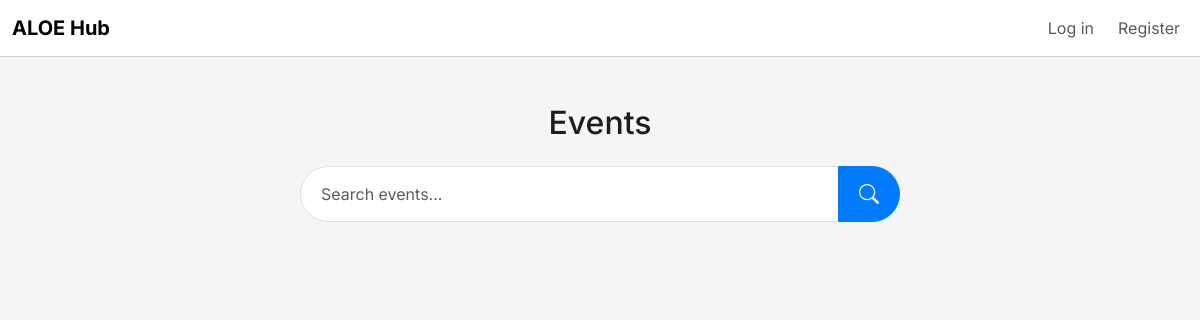
/events/, run on an earlier commit of the app's database.
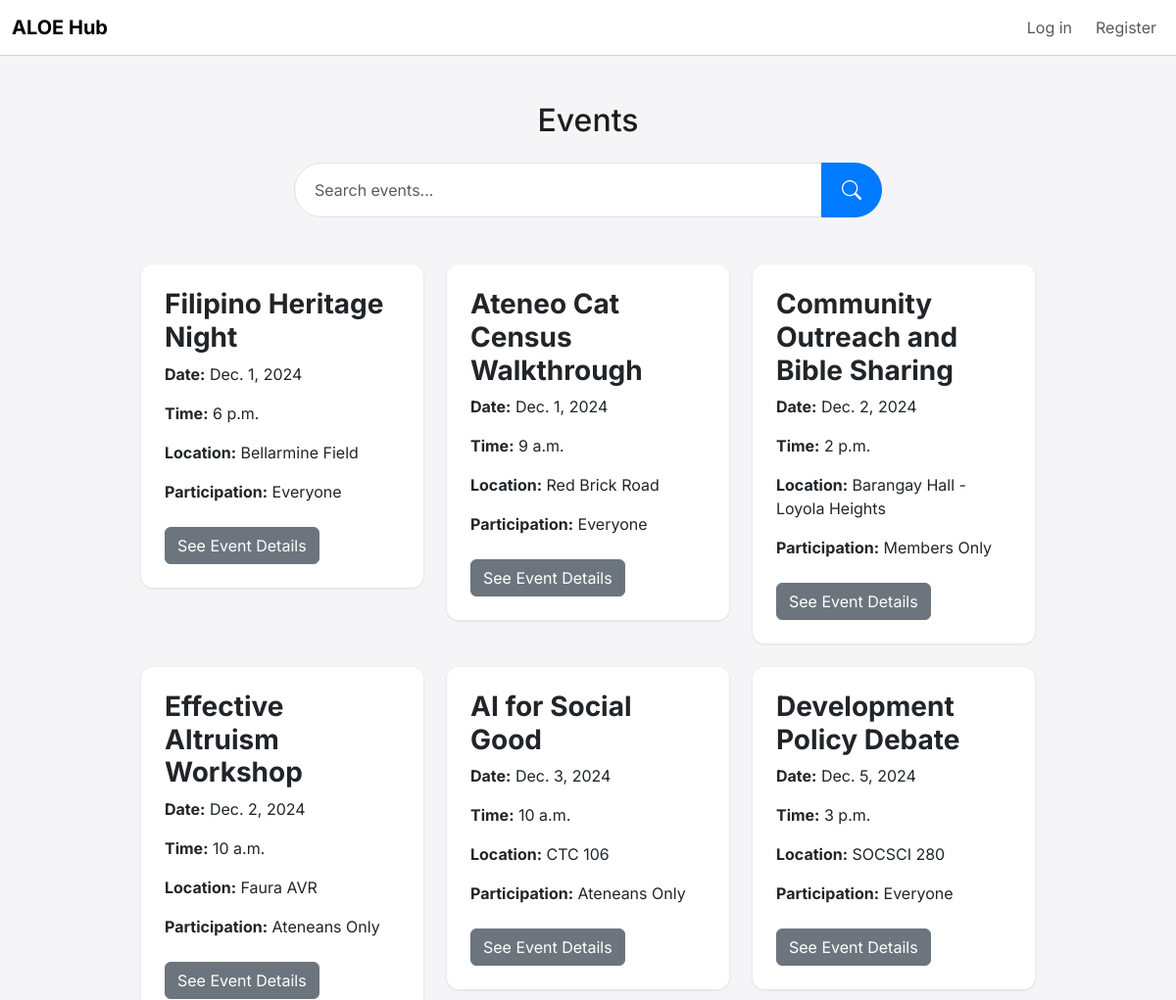
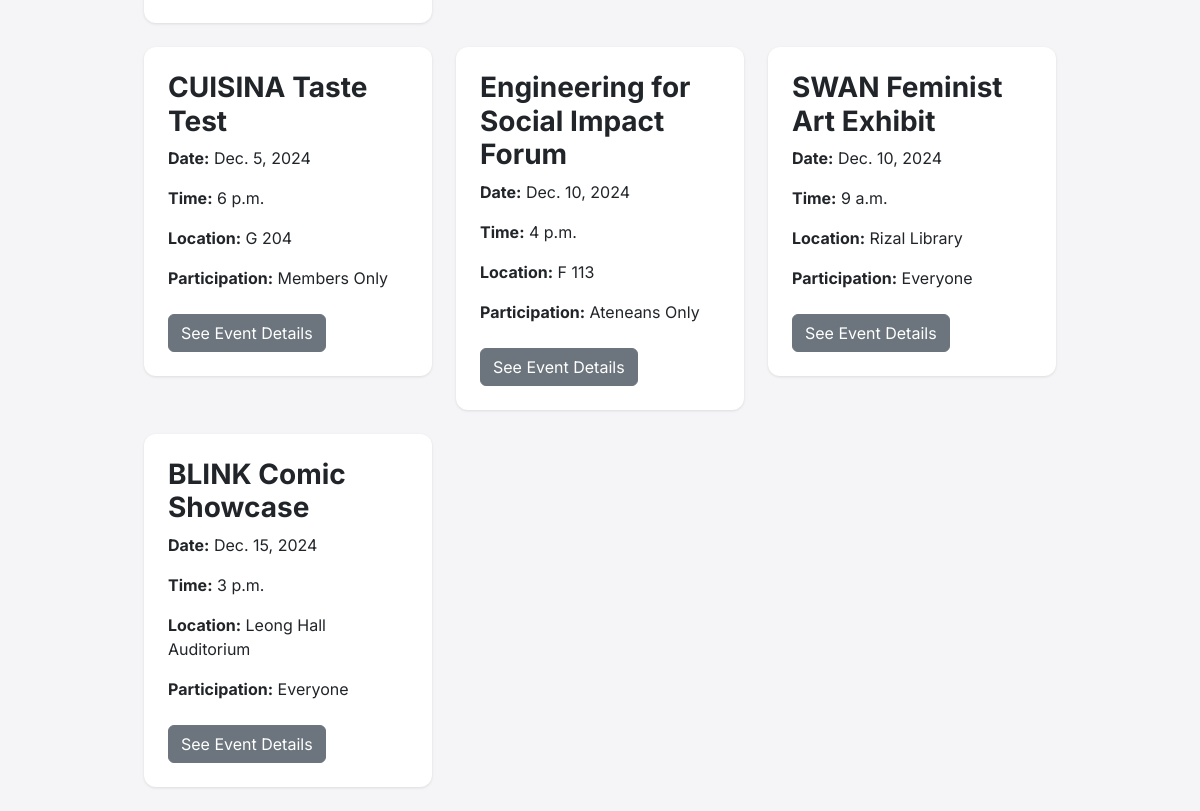
And on a later commit of the database (2 pictures, top to bottom).
### events/models.py (models this page shows, shortened)
class Event(models.Model):
    PARTICIPATION_CHOICES = [
        ('everyone', 'Everyone'),
        ('members', 'Members Only'),
        ('ateneans', 'Ateneans Only'),
    ]
    title = models.CharField(max_length=200)
    description = models.TextField()
    date = models.DateField()
    time = models.TimeField()
    location = models.CharField(max_length=200)
    participation = models.CharField(max_length=10, choices=PARTICIPATION_CHOICES, default='everyone')
    favorited_by = models.ManyToManyField(User, related_name='favorited_events', blank=True)
    created_at = models.DateTimeField(auto_now_add=True)
    updated_at = models.DateTimeField(auto_now=True)

### events/views.py (the view, shortened to what this page needs)
# urls.py: path('', views.event_list, name='event-list'),
def event_list(request):
    query = request.GET.get('q')
    events = Event.objects.all()
    start_time = time.time()
    events = quick_sort(events)
    end_time = time.time()
    elapsed_time = end_time - start_time
    print(f"Quick Sort Algorithm Analysis: O(n log n)")
    print(f"Time taken for sorting: {elapsed_time:.6f} seconds")
    return render(request, 'events/events.html', {'events': events})

### events/views.py (called while the page is built)
def quick_sort(events):
    if len(events) <= 1:
        return events
    pivot = events[len(events) // 2]
    left = [x for x in events if x.date < pivot.date]
    middle = [x for x in events if x.date == pivot.date]
    right = [x for x in events if x.date > pivot.date]
    return quick_sort(left) + middle + quick_sort(right)

### templates/events/events.html (shortened to what this page needs)
{% extends 'base.html' %}
{% block content %}
<div class="container mt-5">
    <h2 class="text-center mb-4">Events</h2>
    <form method="GET" action="{% url 'event-list' %}" class="d-flex justify-content-center mb-5">
        <div class="input-group" style="max-width: 600px;">
            <input type="text" name="q" class="form-control rounded-pill-start" placeholder="Search events..." value="{{ request.GET.q }}" aria-label="Search events">
            <button type="submit" class="btn btn-primary rounded-pill-end">
                <i class="bi bi-search"></i>
            </button>
        </div>
    </form>
    <div class="row">
        {% for event in events %}
            <div class="col-md-4 mb-4">
                <div class="card">
                    <div class="card-body">
                        <h5 class="card-title">{{ event.title }}</h5>
                        <p class="card-text"><strong>Date:</strong> {{ event.date }}</p>
                        <p class="card-text"><strong>Time:</strong> {{ event.time }}</p>
                        <p class="card-text"><strong>Location:</strong> {{ event.location }}</p>
                        <p class="card-text"><strong>Participation:</strong> {{ event.get_participation_display }}</p>
                        <a href="{% url 'event-detail' event.id %}" class="btn btn-secondary mt-2">See Event Details</a>
                    </div>
                </div>
            </div>
        {% endfor %}
    </div>
</div>
{% endblock %}

### templates/base.html (shortened to what this page needs)
{% load static %}
<!DOCTYPE html>
<html lang="en">
<head>
    <link href="https://cdn.jsdelivr.net/npm/bootstrap@5.3.2/dist/css/bootstrap.min.css" rel="stylesheet">
    <link href="https://cdnjs.cloudflare.com/ajax/libs/bootstrap-icons/1.8.1/font/bootstrap-icons.min.css" rel="stylesheet">
    <link href="{% static 'css/styles.css' %}" rel="stylesheet">
</head>
<body>
    <nav class="navbar navbar-expand-lg navbar-light fixed-top">
        <div class="container-fluid">
            <a class="navbar-brand" href="{% url 'home' %}">ALOE Hub</a>
            <div class="collapse navbar-collapse" id="navbarNav">
                <ul class="navbar-nav ms-auto">
                    {% if user.is_authenticated %}
                        <li class="nav-item">
                            <a class="nav-link" href="#">Welcome, {{ user.username }}</a>
                        </li>
                        <li class="nav-item">
                            <a class="nav-link" href="{% url 'event-list' %}">Events</a>
                        </li>
                        <li class="nav-item">
                            <a class="nav-link" href="{% url 'logout' %}">Logout</a>
                        </li>
                    {% else %}
                        <li class="nav-item">
                            <a class="nav-link" href="{% url 'login' %}">Log in</a>
                        </li>
                        <li class="nav-item">
                            <a class="nav-link btn btn-outline-dark ms-2" href="{% url 'register' %}">Register</a>
                        </li>
                    {% endif %}
                </ul>
            </div>
        </div>
    </nav>
    <div class="container mt-5">
        {% block content %}{% endblock %}
    </div>
</body>
</html>

### static/css/styles.css (style rules this page uses)
body { font-family: 'Inter', sans-serif; background-color: #f5f5f7; color: #1d1d1f; padding-top: 56px; }
.navbar { background-color: #ffffff; border-bottom: 1px solid #d1d1d6; }
.navbar-brand { font-weight: 700; }
.btn-primary { background-color: #007aff; border-color: #007aff; }
.card { border: none; border-radius: 12px; box-shadow: 0 1px 3px rgba(0, 0, 0, 0.1); }
.card-body { padding: 1.5rem; }
.container { max-width: 960px; }
.card-title { font-size: 1.75rem; font-weight: 700; }
.card-text { font-size: 1rem; line-height: 1.5; }
.input-group .form-control { border-radius: 50px 0 0 50px; padding: 0.75rem 1.25rem; font-size: 1rem; }
.input-group .btn { border-radius: 0 50px 50px 0; padding: 0.75rem 1.25rem; font-size: 1rem; }
.input-group .btn .bi-search { font-size: 1.25rem; }

### templates/base.html (style rules this page uses)
body { font-family: 'Inter', sans-serif; }

What changed in the data, as far as the page shows it:
added Event: title "Filipino Heritage Night", date "Dec. 1, 2024", time "6 p.m.", location "Bellarmine Field", participation "Everyone"
added Event: title "Ateneo Cat Census Walkthrough", date "Dec. 1, 2024", time "9 a.m.", location "Red Brick Road", participation "Everyone"
added Event: title "Community Outreach and Bible Sharing", date "Dec. 2, 2024", time "2 p.m.", location "Barangay Hall - Loyola Heights", participation "Members Only"
added Event: title "Effective Altruism Workshop", date "Dec. 2, 2024", time "10 a.m.", location "Faura AVR", participation "Ateneans Only"
added Event: title "AI for Social Good", date "Dec. 3, 2024", time "10 a.m.", location "CTC 106", participation "Ateneans Only"
added Event: title "Development Policy Debate", date "Dec. 5, 2024", time "3 p.m.", location "SOCSCI 280", participation "Everyone"
added Event: title "CUISINA Taste Test", date "Dec. 5, 2024", time "6 p.m.", location "G 204", participation "Members Only"
added Event: title "Engineering for Social Impact Forum", date "Dec. 10, 2024", time "4 p.m.", location "F 113", participation "Ateneans Only"
added Event: title "SWAN Feminist Art Exhibit", date "Dec. 10, 2024", time "9 a.m.", location "Rizal Library", participation "Everyone"
added Event: title "BLINK Comic Showcase", date "Dec. 15, 2024", time "3 p.m.", location "Leong Hall Auditorium", participation "Everyone"
